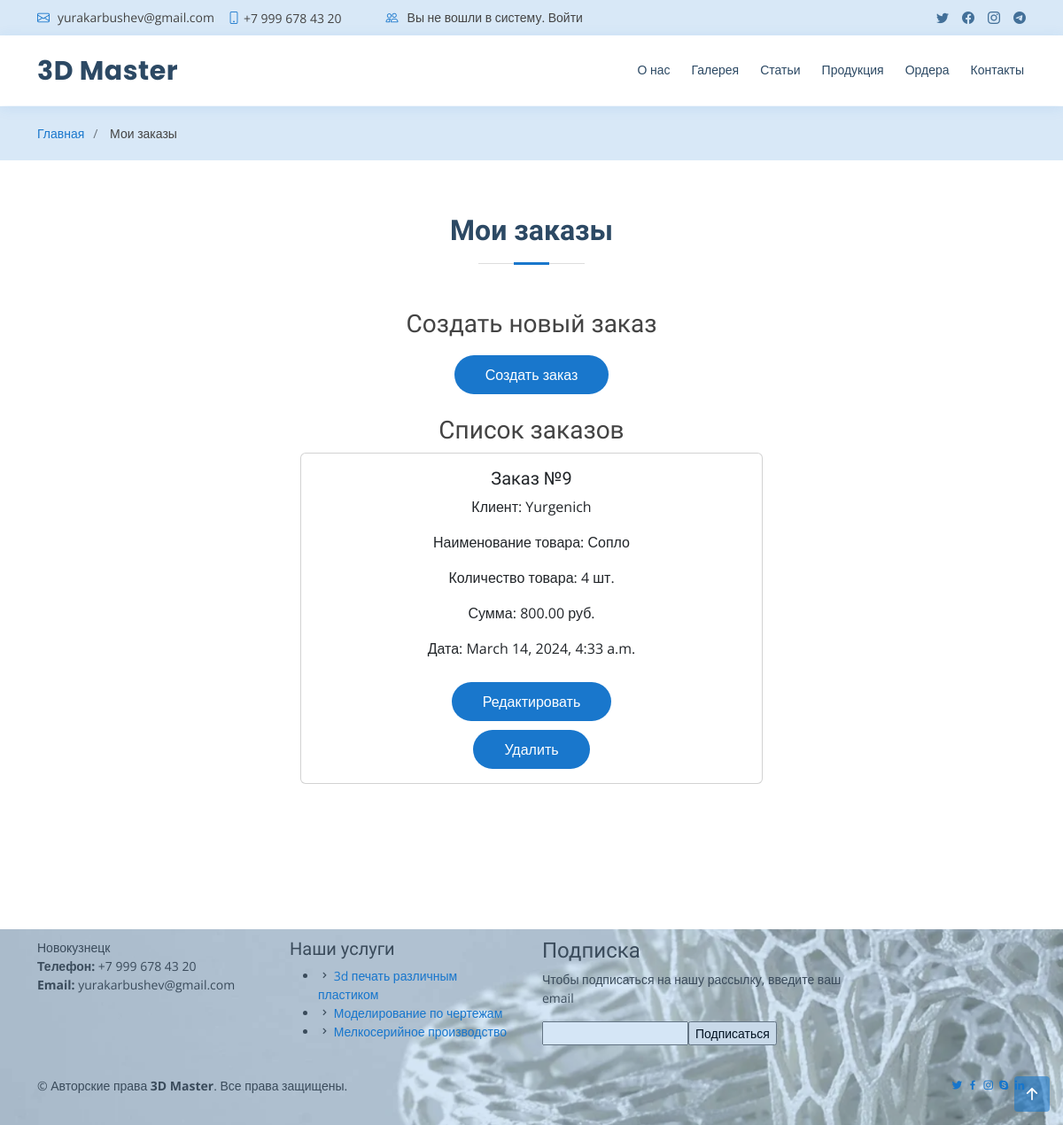
/orders/, run on an earlier commit of the app's database.
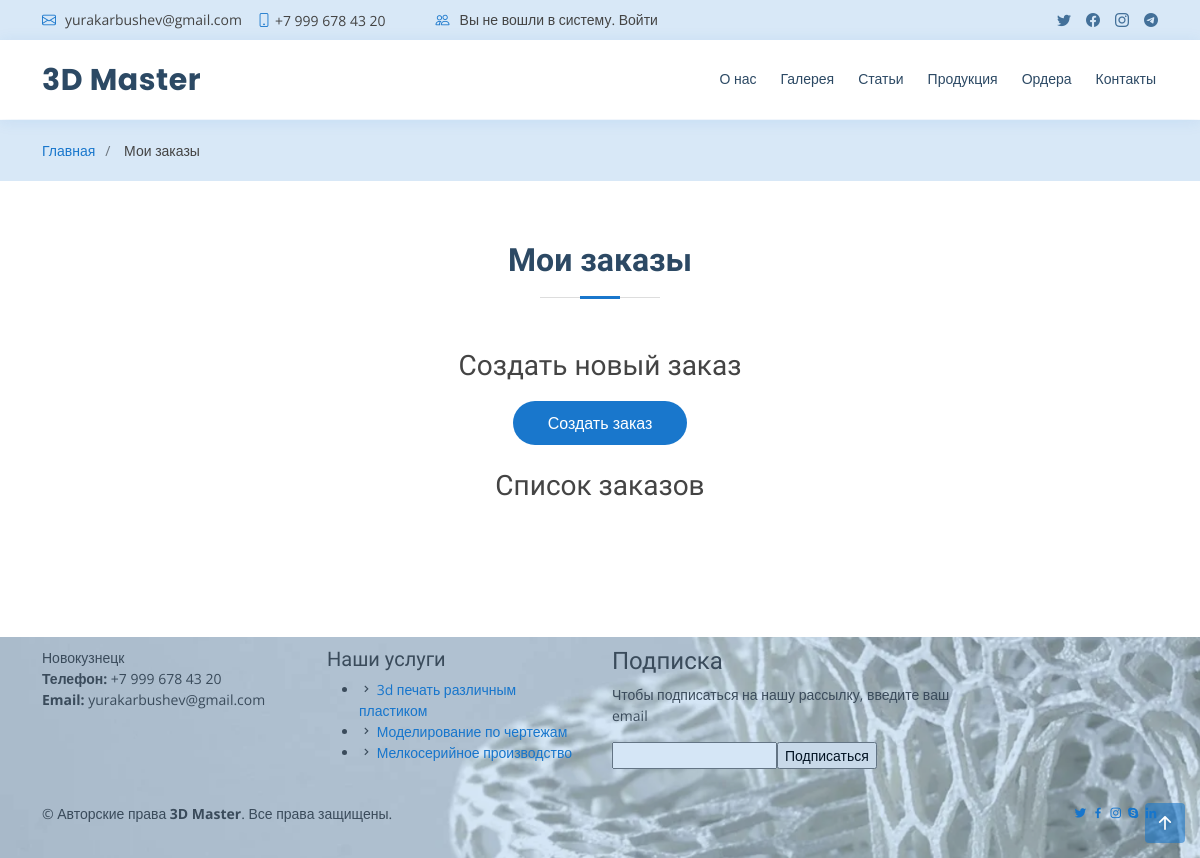
And on a later commit of the database.
### mainapp/models.py (models this page shows, shortened)
class User(AbstractBaseUser):
    username = models.CharField(max_length=100, unique=True)
    email = models.EmailField(unique=True)
    phone = models.CharField(max_length=100)
    address = models.CharField(max_length=100)
    at_data = models.DateTimeField(auto_now_add=True)
    is_active = models.BooleanField(default=True)
    is_admin = models.BooleanField(default=False)
    USERNAME_FIELD = 'email'
    REQUIRED_FIELDS = ['username']
    objects = UserManager()

class Order(models.Model):
    user = models.ForeignKey(User, on_delete=models.CASCADE)
    product = models.ForeignKey(Product, on_delete=models.CASCADE)
    price_sum = models.DecimalField(max_digits=10, decimal_places=2)
    quantity = models.PositiveIntegerField()
    at_data = models.DateTimeField(auto_now_add=True)

class Product(models.Model):
    name = models.CharField(max_length=100)
    description = models.CharField(max_length=100)
    price = models.IntegerField()
    quantity = models.IntegerField()
    at_data = models.DateTimeField(auto_now_add=True)
    image = models.ImageField(upload_to='product_images/', blank=True, null=True)

### mainapp/views.py (the view)
# urls.py: path('orders/', manage_orders, name='manage_orders'),
def manage_orders(request):
    orders = Order.objects.all()
    context = {
        'orders': orders,
        'title': 'Мои заказы',
        **COMMON_CONTENT
    }
    return render(request, 'mainapp/manage_orders.html', context)

### mainapp/templates/mainapp/manage_orders.html (shortened to what this page needs)
{% extends 'base.html' %}
{% block content %}
<section id="order-management" class="section-bg">
  <div class="row justify-content-center">
    <div class="col-md-6 text-center">
      <div class="container">
        <div class="section-title">
          <h2>{{ title }}</h2>
        </div>
        <div class="mb-4">
          <h3>Создать новый заказ</h3>
          <form action="{% url 'create_order' %}" method="post">
            <button type="submit" class="btn btn-block btn-primary">Создать заказ</button>
          </form>
        </div>
        <div class="mb-4">
          <h3>Список заказов</h3>
          <ul class="list-unstyled">
            {% for order in orders %}
            <li class="mb-4">
              <div class="card">
                <div class="card-body">
                  <h5 class="card-title">Заказ №{{ order.id }}</h5>
                  <p>Клиент: {{ order.user.username }}</p>
                  <p>Наименование товара: {{ order.product.name }}</p>
                  <p>Количество товара: {{ order.quantity }} шт.</p>
                  <p>Сумма: {{ order.price_sum }} руб.</p>
                  <p>Дата: {{ order.at_data }}</p>
                  <form action="{% url 'update_order' order.id %}" method="post" class="action-form">
                    <button type="submit">Редактировать</button>
                  </form>
                  <form action="{% url 'delete_order' order.id %}" method="post" class="action-form">
                    <button type="submit" class="btn btn-danger">Удалить</button>
                  </form>
                </div>
              </div>
            </li>
            {% endfor %}
          </ul>
        </div>
      </div>
    </div>
  </div>
</section>
{% endblock %}

### templates/base.html (shortened to what the changed rows need)
{% load static %}
<!DOCTYPE html>
<html>
<head>
  <link href="{% static 'vendor/fontawesome-free/css/all.min.css' %}" rel="stylesheet">
  <link href="{% static 'vendor/animate.css/animate.min.css' %}" rel="stylesheet">
  <link href="{% static 'vendor/bootstrap/css/bootstrap.min.css' %}" rel="stylesheet">
  <link href="{% static 'vendor/bootstrap-icons/bootstrap-icons.css' %}" rel="stylesheet">
  <link href="{% static 'vendor/boxicons/css/boxicons.min.css' %}" rel="stylesheet">
  <link href="{% static 'vendor/glightbox/css/glightbox.min.css' %}" rel="stylesheet">
  <link href="{% static 'vendor/remixicon/remixicon.css' %}" rel="stylesheet">
  <link href="{% static 'vendor/swiper/swiper-bundle.min.css' %}" rel="stylesheet">
    <link rel="stylesheet" type="text/css" href="{% static 'css/style_3d.css' %}?version=1.0">
</head>
<body>
    <div id="topbar" class="d-flex align-items-center fixed-top">
        <div class="container d-flex justify-content-between">
            <div class="contact-info d-flex align-items-center">
                <i class="bi bi-envelope"></i> <a href="mailto:contact@example.com"> {{ email_store }} </a>
                <i class="bi bi-phone"></i> {{ phone }}
                <c class="bi bi-people"></c>
                <a class="contact-info">
                    {% if user.is_authenticated %}
                        <span><a href="{% url 'profile' %}">{{ user.username }}</a></span>
                        <a href="{% url 'logout' %}">Выйти</a>
                    {% else %}
                        <a href="{% url 'login' %}">Вы не вошли в систему. Войти</a>
                    {% endif %}
                </a>
            </div>
        </div>
    </div>
    <header id="header" class="fixed-top">
    <div class="container d-flex align-items-center">
    <h1 class="logo me-auto"><a href="{% url 'index' %}">{{ name_store }}</a></h1>
    </div>
    </header>
    <main id="main">
    <div class="container" style="min-height: 57vh;">
    {% block content %}{% endblock %}
    </div>
    </main>
    <footer id="footer_3d" >
    <div class="container">
        <div class="row">
            <div class="col-lg-3 col-md-6 footer_3d-contact">
                <p>
                    {{ city }} <br>
                    <strong>Телефон:</strong> {{ phone }}<br>
                    <strong>Email:</strong> {{ email_store }}<br>
                </p>
            </div>
        </div>
    </div>
    </footer>
</body>
</html>

What changed in the data, as far as the page shows it:
no longer on this page (row unchanged): User: email "yurakarbushev@gmail.com"
removed Order: id "9", user.username "Yurgenich", product.name "Сопло", quantity "4", price_sum "800.00", at_data "March 14, 2024, 4:33 a.m."
Also different on the page:
{{ email_store }}: (not shown) → "yurakarbushev@gmail.com"
